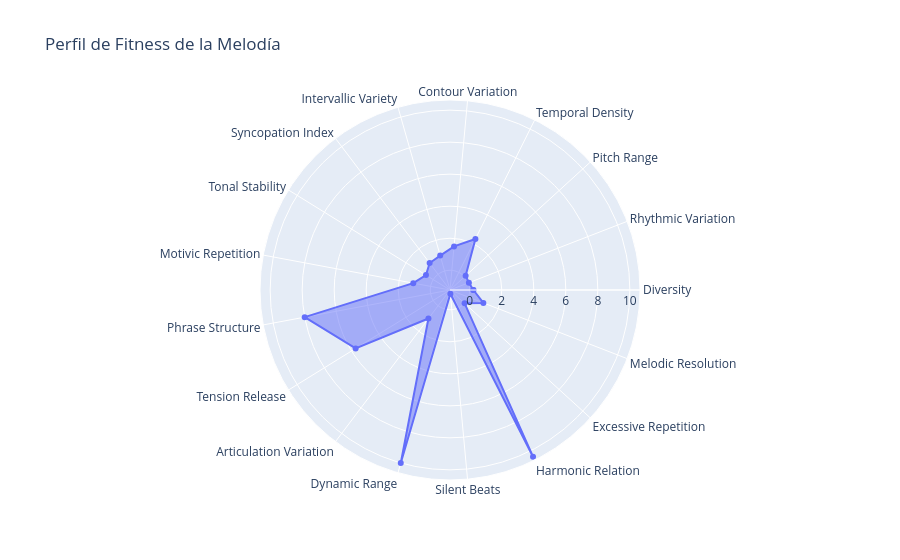

Notebook code cell kept with this figure:
### Code cell
fitness.plot(melody)

### Figure 1 — Plotly figure (JSON) as saved in the notebook; plotly's stock layout.template omitted (floating-point values rounded to 4 significant figures)
{"data": [{"fill": "toself", "name": "Aspectos", "r": [0.2266, 0.03125, 0.08661, 2.327, 1.5, 1, 0.875, 0.5312, 1.1, 8, 5.7, 1, 10, -1, 10.4, 0, 1, 0.2266], "theta": ["Diversity", "Rhythmic Variation", "Pitch Range", "Temporal Density", "Contour Variation", "Intervallic Variety", "Syncopation Index", "Tonal Stability", "Motivic Repetition", "Phrase Structure", "Tension Release", "Articulation Variation", "Dynamic Range", "Silent Beats", "Harmonic Relation", "Excessive Repetition", "Melodic Resolution", "Diversity"], "type": "scatterpolar"}], "layout": {"polar": {"radialaxis": {"visible": true}}, "showlegend": false, "title": {"text": "Perfil de Fitness de la Melodía"}}}
